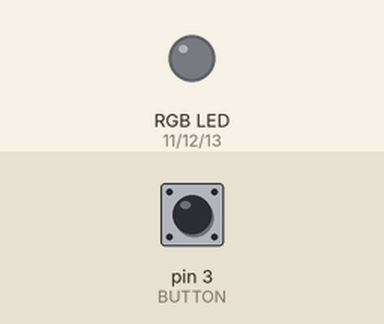
Recording of a program running on a simulated Raspberry Pi (header pin numbers). On the bench: an RGB LED mixed from three pins (HIGH = lit). Inputs (shaded band) come from the test bench; at power-on: pin 3 (BUTTON) LOW.

Above: at 1.2 s.
1.3 s: pin 3 (BUTTON) pulsed HIGH 5 times (0.12 s each, 0.3 s apart)
At 3.8 s:
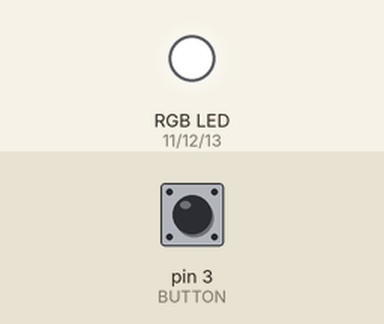
4.3 s: pin 3 (BUTTON) pulled HIGH for 0.15 s
At 5.1 s:
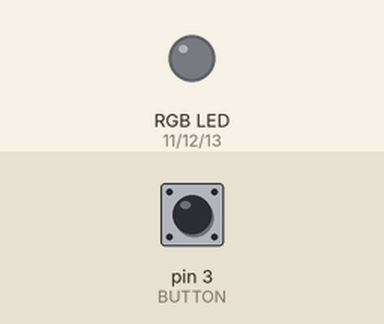
5.9 s: pin 3 (BUTTON) pulled HIGH for 1 s
At 6.3 s:
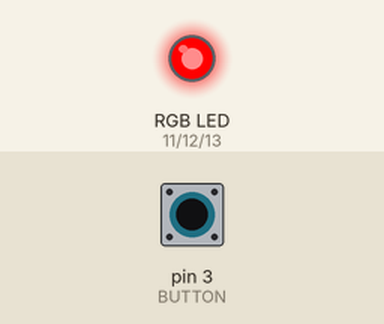
Timing chart, 0 to 8.9 s (numbered marks = the images above; inputs shaded):
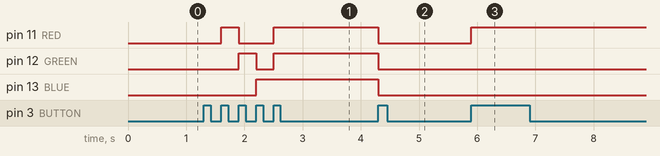

Measured:
- after the input at 1.3 s, pin 11 (RED): LOW → HIGH after 0.30 s, → LOW 0.30 s later, → HIGH 0.60 s later; pin 12 (GREEN): LOW → HIGH after 0.60 s, → LOW 0.30 s later, → HIGH 0.30 s later; pin 13 (BLUE): LOW → HIGH after 0.90 s
- after the input at 4.3 s, pin 11 (RED), pin 12 (GREEN), pin 13 (BLUE): HIGH → LOW at once
- after the input at 5.9 s, pin 11 (RED): LOW → HIGH at once

The program:

gpio_main4.py
```python
## PUSHBUTTON RGB LED Control v2


import RPi.GPIO as GPIO
import time

BUTTON = 3
RED = 11
GREEN  = 12
BLUE = 13

GPIO.setmode(GPIO.BOARD)
GPIO.setup(BUTTON, GPIO.IN, pull_up_down = GPIO.PUD_DOWN) #button click에 대한 반응(pull up down에 대한 설정)
GPIO.setup(RED,GPIO.OUT) #11핀에 출력세팅
GPIO.setup(GREEN, GPIO.OUT) #12핀에 출력세팅
GPIO.setup(BLUE,GPIO.OUT) #13핀에 출력세팅

is_click = False
count = 0


def button_push(channel):
    global count
    if count % 5 == 1 : #red
        GPIO.output(RED, GPIO.HIGH)
        GPIO.output(GREEN, GPIO.LOW)
        GPIO.output(BLUE, GPIO.LOW)

    elif count % 5 == 2: #green
        GPIO.output(RED, GPIO.LOW)
        GPIO.output(GREEN, GPIO.HIGH)
        GPIO.output(BLUE, GPIO.LOW)

    elif count % 5 == 3: #blue
        GPIO.output(RED, GPIO.LOW)
        GPIO.output(GREEN, GPIO.LOW)
        GPIO.output(BLUE, GPIO.HIGH)

    elif count % 5 == 4: #white
        GPIO.output(RED, GPIO.HIGH)
        GPIO.output(GREEN, GPIO.HIGH)
        GPIO.output(BLUE, GPIO.HIGH)

    else: #out
        GPIO.output(RED, GPIO.LOW)
        GPIO.output(GREEN, GPIO.LOW)
        GPIO.output(BLUE, GPIO.LOW)

    count += 1

    ''' #기존 코드
    global is_click
    print('Button pushed!')
    if is_click == False : #False = 꺼져있음
        GPIO.output(RED, GPIO.HIGH)
        GPIO.output(GREEN, GPIO.HIGH)
        GPIO.output(BLUE, GPIO.HIGH)
    else :
        GPIO.output(RED, GPIO.LOW)
        GPIO.output(GREEN, GPIO.LOW)
        GPIO.output(BLUE, GPIO.LOW)

    is_click = not is_click
    '''

GPIO.add_event_detect(BUTTON, GPIO.RISING,
                      callback = button_push,
                      bouncetime = 100)


try :
    while True : time.sleep(0.1)
except KeyboardInterrupt :
    GPIO.output(RED, GPIO.LOW)
    GPIO.output(GREEN, GPIO.LOW)
    GPIO.output(BLUE, GPIO.LOW)
    GPIO.cleanup()
```
